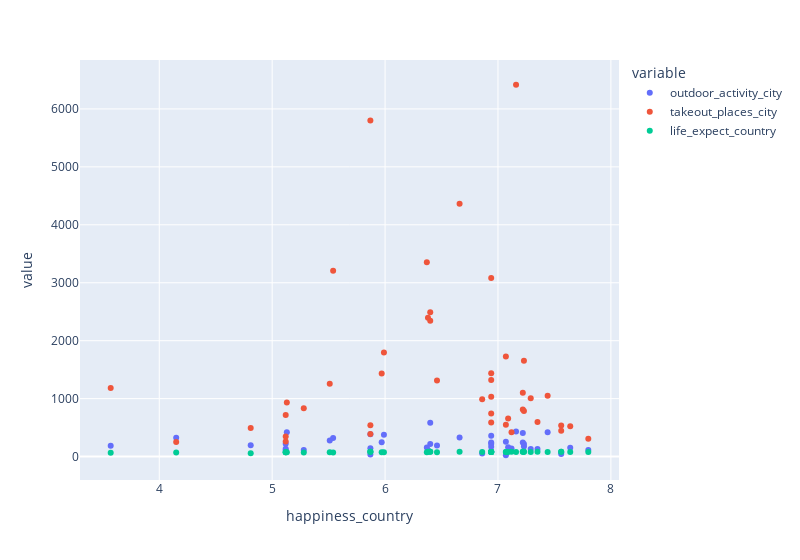

Notebook cell for this chart:
### Code cell
data.plot(kind="scatter",x='happiness_country',y=['outdoor_activity_city','takeout_places_city',
                                                 'life_expect_country'],backend='plotly',width=800)

### Figure 1 — Plotly figure (JSON) as saved in the notebook; plotly's stock layout.template omitted (floating-point values rounded to 4 significant figures)
{"data": [{"hovertemplate": "variable=outdoor_activity_city<br>happiness_country=%{x}<br>value=%{y}<extra></extra>", "legendgroup": "outdoor_activity_city", "marker": {"color": "#636efa", "symbol": "circle"}, "mode": "markers", "name": "outdoor_activity_city", "orientation": "v", "showlegend": true, "type": "scatter", "x": [7.44, 7.22, 7.29, 7.35, 7.64, 7.8, 5.87, 7.07, 6.4, 7.23, 7.22, 5.12, 5.99, 5.97, 7.23, 6.4, 5.28, 5.87, 7.07, 7.56, 7.12, 5.13, 4.15, 5.12, 6.94, 3.57, 6.94, 7.09, 5.87, 6.94, 5.51, 5.12, 6.86, 6.94, 6.66, 6.37, 7.56, 7.16, 4.81, 6.38, 6.94, 6.94, 5.54, 6.46], "xaxis": "x", "y": [422, 406, 132, 129, 154, 113, 35, 254, 585, 218, 243, 223, 377, 246, 174, 216, 114, 144, 23, 44, 139, 419, 323, 134, 223, 187, 88, 159, 387, 171, 277, 108, 55, 242, 331, 158, 69, 433, 194, 110, 83, 359, 322, 192], "yaxis": "y"}, {"hovertemplate": "variable=takeout_places_city<br>happiness_country=%{x}<br>value=%{y}<extra></extra>", "legendgroup": "takeout_places_city", "marker": {"color": "#EF553B", "symbol": "circle"}, "mode": "markers", "name": "takeout_places_city", "orientation": "v", "showlegend": true, "type": "scatter", "x": [7.44, 7.22, 7.29, 7.35, 7.64, 7.8, 5.87, 7.07, 6.4, 7.23, 7.22, 5.12, 5.99, 5.97, 7.23, 6.4, 5.28, 5.87, 7.07, 7.56, 7.12, 5.13, 4.15, 5.12, 6.94, 3.57, 6.94, 7.09, 5.87, 6.94, 5.51, 5.12, 6.86, 6.94, 6.66, 6.37, 7.56, 7.16, 4.81, 6.38, 6.94, 6.94, 5.54, 6.46], "xaxis": "x", "y": [1048, 1103, 1008, 598, 523, 309, 539, 1729, 2344, 788, 813, 261, 1796, 1435, 1656, 2491, 833, 389, 551, 444, 420, 934, 250, 717, 1439, 1183, 588, 659, 5802, 1320, 1257, 346, 988, 1031, 4363, 3355, 538, 6417, 492, 2396, 744, 3081, 3206, 1313], "yaxis": "y"}, {"hovertemplate": "variable=life_expect_country<br>happiness_country=%{x}<br>value=%{y}<extra></extra>", "legendgroup": "life_expect_country", "marker": {"color": "#00cc96", "symbol": "circle"}, "mode": "markers", "name": "life_expect_country", "orientation": "v", "showlegend": true, "type": "scatter", "x": [7.44, 7.22, 7.29, 7.35, 7.64, 7.8, 5.87, 7.07, 6.4, 7.23, 7.22, 5.12, 5.99, 5.97, 7.23, 6.4, 5.28, 5.87, 7.07, 7.56, 7.12, 5.13, 4.15, 5.12, 6.94, 3.57, 6.94, 7.09, 5.87, 6.94, 5.51, 5.12, 6.86, 6.94, 6.66, 6.37, 7.56, 7.16, 4.81, 6.38, 6.94, 6.94, 5.54, 6.46], "xaxis": "x", "y": [81.2, 82.1, 81, 81.8, 79.8, 80.4, 83.2, 80.6, 82.2, 81.7, 82.1, 75.4, 74.1, 75.9, 81.7, 82.2, 68.5, 81.3, 80.6, 82.6, 81.9, 74.7, 70.7, 75.4, 78.8, 67.3, 78.8, 80.5, 83.2, 78.8, 75.4, 75.4, 80.4, 78.8, 81.8, 73.9, 82.6, 80.4, 56.3, 82.7, 78.8, 78.8, 69.5, 76.4], "yaxis": "y"}], "layout": {"legend": {"title": {"text": "variable"}, "tracegroupgap": 0}, "margin": {"t": 60}, "width": 800, "xaxis": {"anchor": "y", "domain": [0, 1], "title": {"text": "happiness_country"}}, "yaxis": {"anchor": "x", "domain": [0, 1], "title": {"text": "value"}}}}
